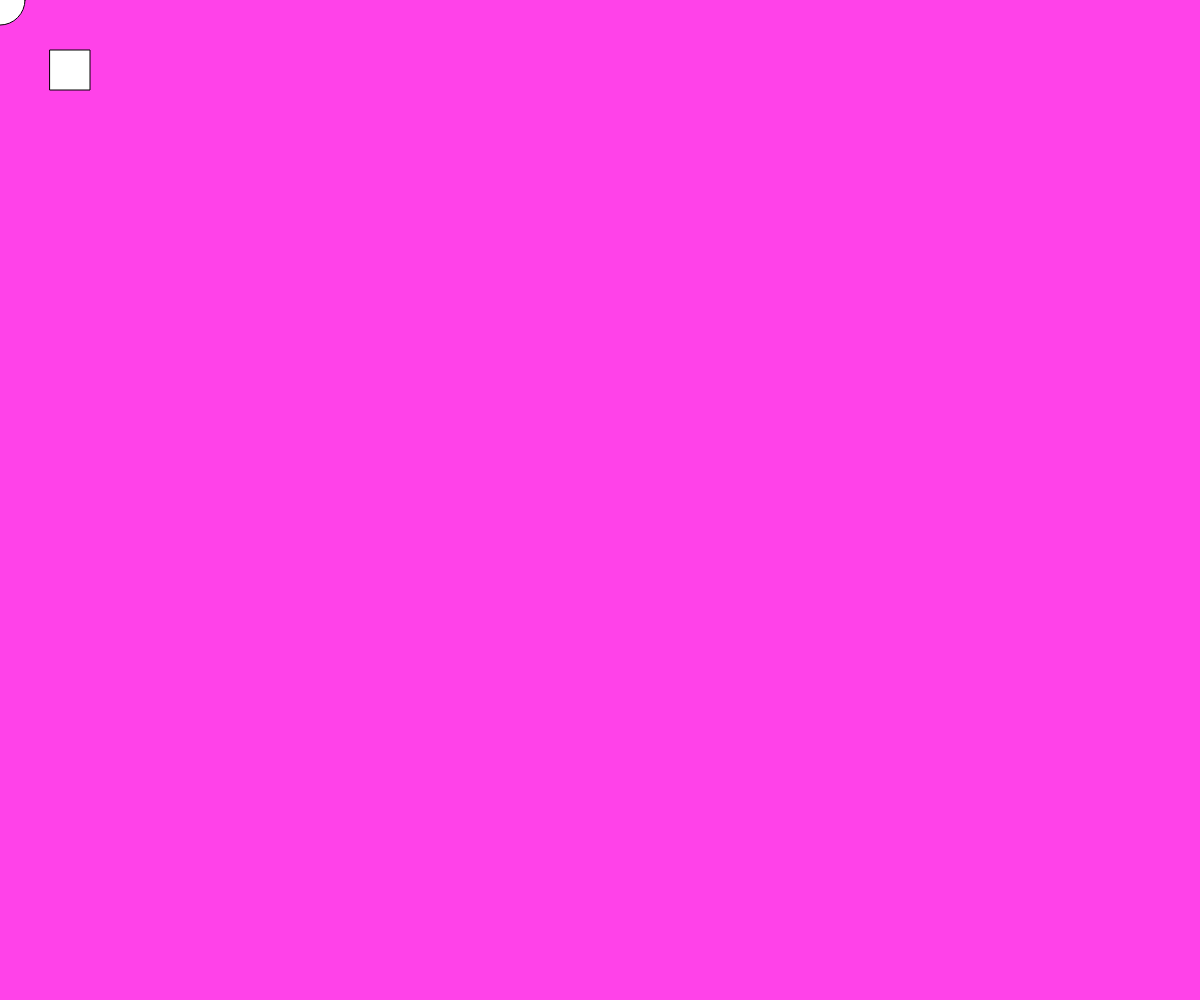
Frame 1 (no input)
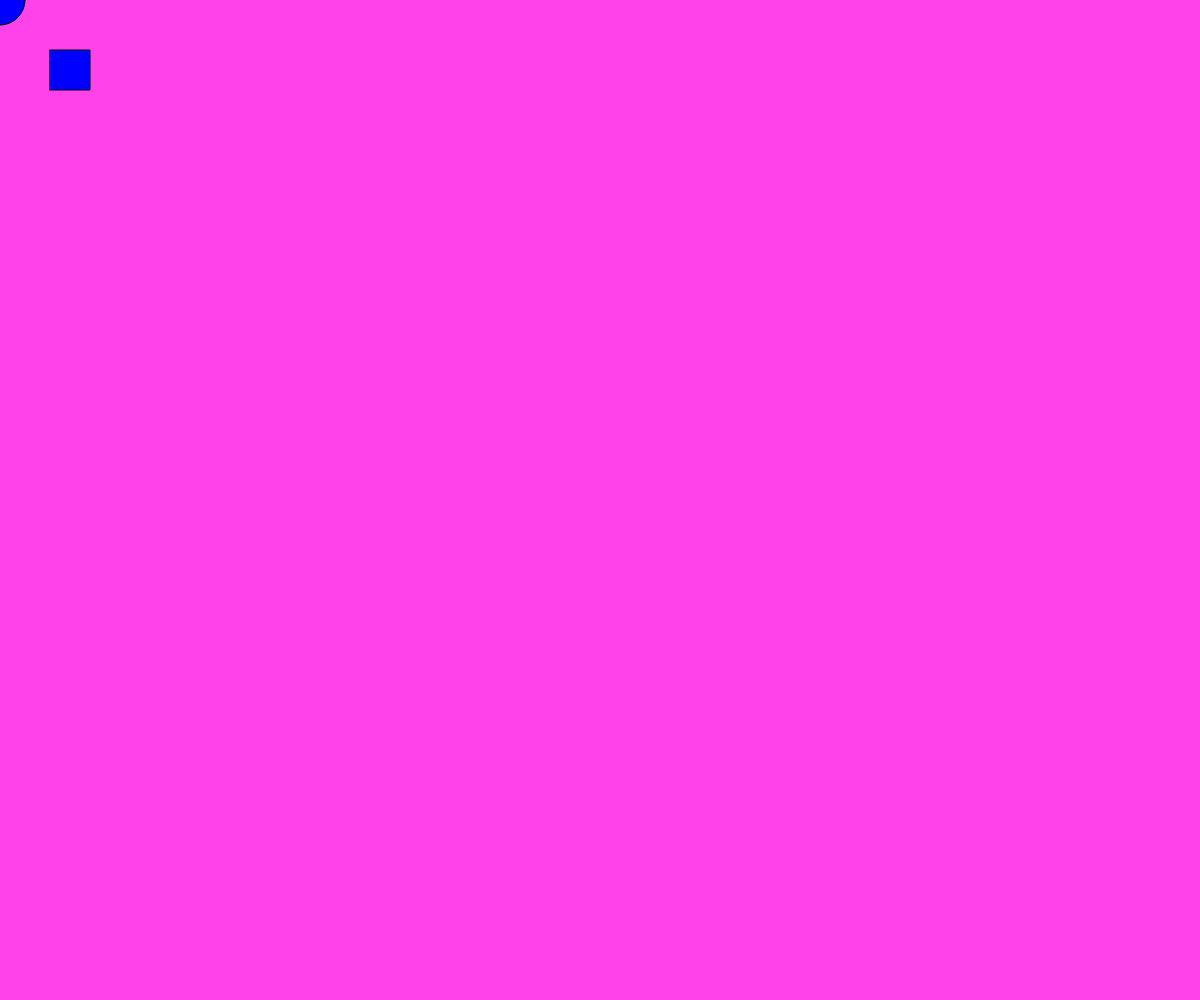
Frame 60 (no input)
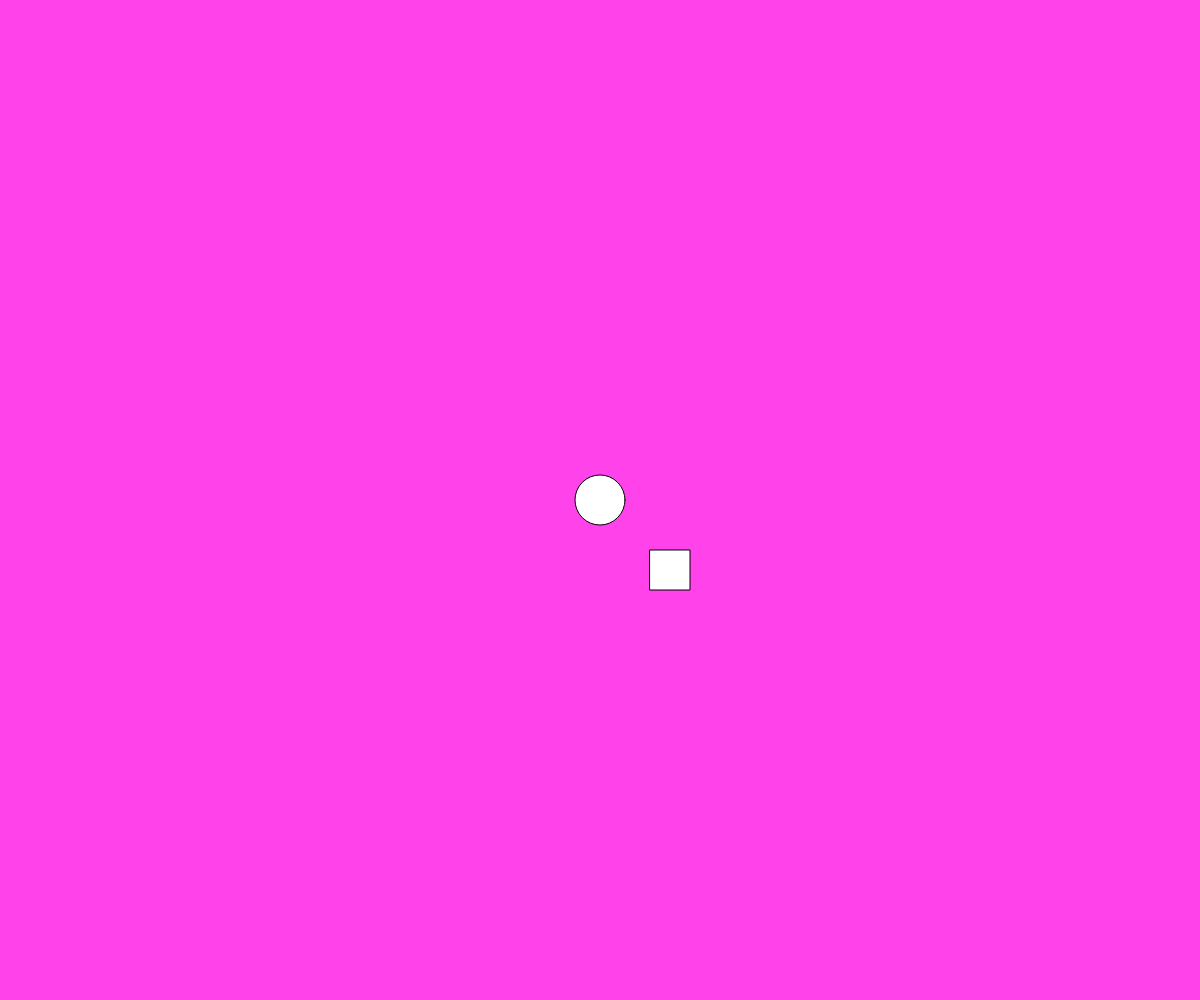
Frame 120 (the mouse pressed at the canvas centre since frame 60)

The p5.js sketch that drew these frames (run headless with seeded random() and noise() and a simulated clock; from frame 60 on, the mouse is pressed at the canvas centre):

// p5.js sketch
// ── sketch.js
function setup() {
// Create a full screen canvas
createCanvas(windowWidth, windowHeight);
}
function draw() {
background(255,66,233);
//Place circle in the center of the screen
circle(mouseX,mouseY,50);
rect(mouseX+50,mouseY+50,40)
fill(mouseY,mouseX,255);





}
